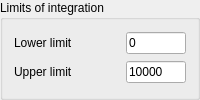
         <widget class="QGroupBox" name="groupBox_5">
          <property name="title">
           <string>Limits of integration</string>
          </property>
          <layout class="QGridLayout" name="gridLayout_13">
           <item row="1" column="0">
            <widget class="QLabel" name="label_10">
             <property name="text">
              <string>Upper limit</string>
             </property>
            </widget>
           </item>
           <item row="0" column="1">
            <widget class="QLineEdit" name="limitsOfIntegrationLower">
             <property name="sizePolicy">
              <sizepolicy hsizetype="Fixed" vsizetype="Fixed">
               <horstretch>0</horstretch>
               <verstretch>0</verstretch>
              </sizepolicy>
             </property>
             <property name="minimumSize">
              <size>
               <width>60</width>
               <height>0</height>
              </size>
             </property>
             <property name="maximumSize">
              <size>
               <width>60</width>
               <height>16777215</height>
              </size>
             </property>
             <property name="text">
              <string>0</string>
             </property>
            </widget>
           </item>
           <item row="1" column="1">
            <widget class="QLineEdit" name="limitsOfIntegrationUpper">
             <property name="sizePolicy">
              <sizepolicy hsizetype="Fixed" vsizetype="Fixed">
               <horstretch>0</horstretch>
               <verstretch>0</verstretch>
              </sizepolicy>
             </property>
             <property name="minimumSize">
              <size>
               <width>60</width>
               <height>0</height>
              </size>
             </property>
             <property name="maximumSize">
              <size>
               <width>60</width>
               <height>16777215</height>
              </size>
             </property>
             <property name="text">
              <string>10000</string>
             </property>
            </widget>
           </item>
           <item row="0" column="0">
            <widget class="QLabel" name="label_9">
             <property name="text">
              <string>Lower limit</string>
             </property>
            </widget>
           </item>
          </layout>
         </widget>
